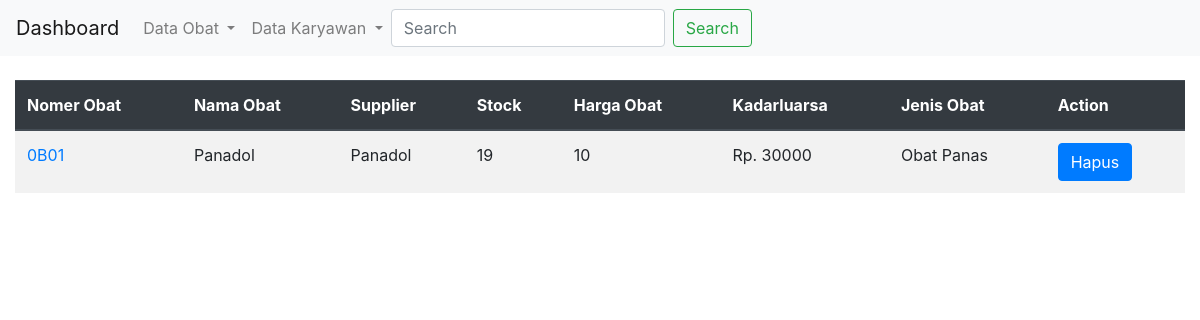
/obat/, run on an earlier commit of the app's database.
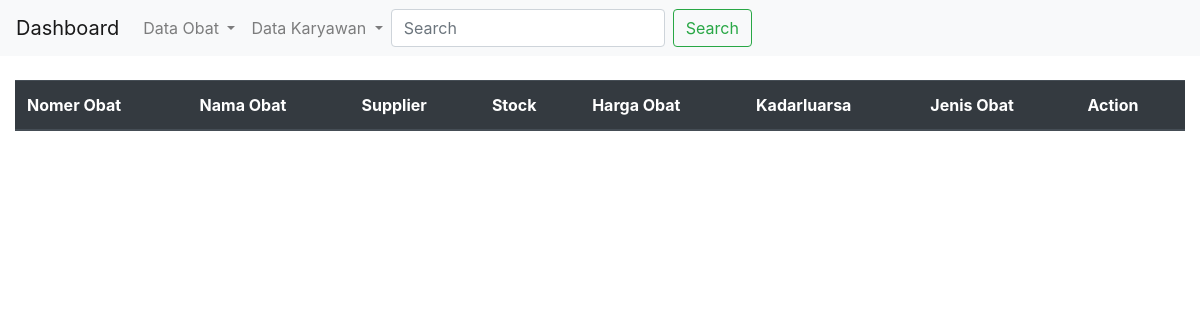
And on a later commit of the database.
### obat/models.py (models this page shows, shortened)
class Obat(models.Model):
    kode_obat = models.CharField(max_length=10)
    nama_obat = models.CharField(max_length=20)
    supplier = models.CharField(max_length=20, null=True)
    stok = models.IntegerField()
    terjual = models.IntegerField()
    harga = models.CharField(max_length=30)
    jenis_obat_id = models.ForeignKey(Fungsi_Obat, on_delete=models.CASCADE, null=True)
    create_at = models.DateTimeField(auto_now_add=True)

class Fungsi_Obat(models.Model):
    fungsi_obat = models.CharField(max_length=20)
    keterangan = models.CharField(max_length=100)

### obat/views.py (the view)
# urls.py: path('', views.obat_list, name="obat_list"),
def obat_list(request):
    obat = Obat.objects.all()
    return render(request, "obat/list_obat.html",{ "obats": obat,})

### templates/obat/list_obat.html (shortened to what this page needs)
{% extends "master/base.html" %}
{% load static %}
{% block body %}
<br />
<div class="table-responsive">
  <table class="table table-striped table-fixed" id="data">
    <thead class="thead-dark">
      <tr>
        <th scope="col">Nomer Obat</th>
        <th scope="col">Nama Obat</th>
        <th scope="col">Supplier</th>
        <th scope="col">Stock</th>
        <th scope="col">Harga Obat</th>
        <th scope="col">Kadarluarsa</th>
        <th scope="col">Jenis Obat</th>
        <th scope="col">Action</th>
      </tr>
    </thead>
    <tbody id="myTable">
      {% for obat in obats %}
      <tr>
        <td><a href="{% url 'obat:update_obat' obat.id %}">{{ obat.kode_obat }}</a></td>
        <td>{{ obat.nama_obat }}</td>
        <td>{{ obat.supplier }}</td>
        <td>{{ obat.stok }}</td>
        <td>{{ obat.terjual }}</td>
        <td>Rp. {{ obat.harga }}</td>
        <td>{{ obat.jenis_obat_id.fungsi_obat }}</td>
        <td>  <button type="button" class="btn btn-primary" data-toggle="modal" data-target="#hapus-{{obat.id}}">
          Hapus
        </button></td>
      </tr>
      {% endfor %}
    </tbody>
  </table>
</div>
{% endblock body %}

What changed in the data, as far as the page shows it:
removed Obat: kode_obat "0B01", nama_obat "Panadol", supplier "Panadol", stok "19", terjual "10", harga "30000", jenis_obat_id.fungsi_obat "Obat Panas"
